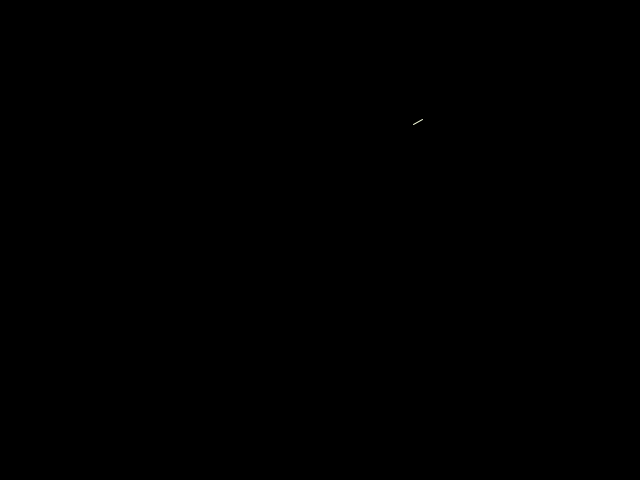
Frame 1 (no input)
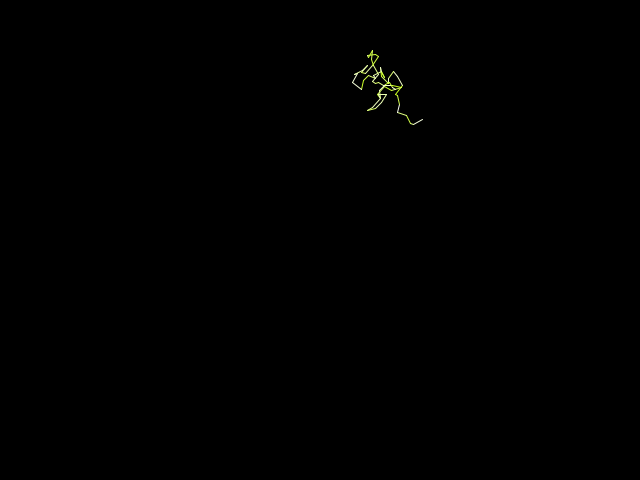
Frame 60 (the mouse pressed at the canvas centre just before this capture)
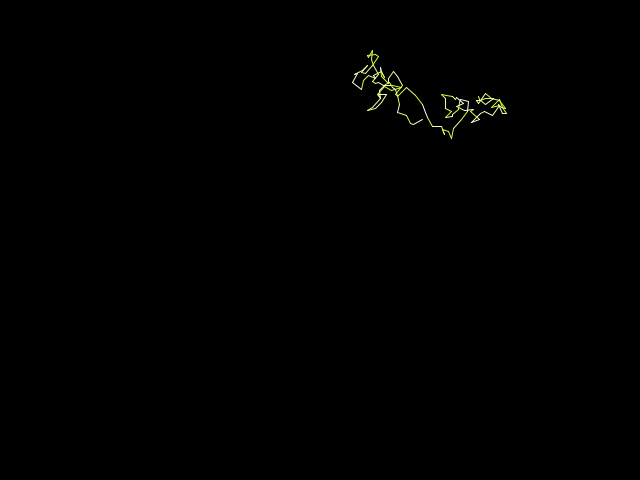
Frame 120 (the mouse held since frame 60 and released just before this capture)

The Processing sketch that drew these frames (run headless with seeded random() and noise(); from frame 60 on, the mouse is pressed at the canvas centre):

// Processing sketch: ch9_r002_custom_html_template
// ── ch9_r002_custom_html_template.pde
/**
 * Source-Code:    https://github.com/vormplus/Processing2-CreativeProgrammingCookbook
 * Book:           http://www.packtpub.com/processing-2-creative-programming-cookbook/book
 * Copyright:      Packt Publishing 2012.
 * Author:         Jan Vantomme
 */
 
/**
 * This example was built with a custom HTML template.
 * This paragraph will be added to the "Description" paragraph in the template.
 */
 
float x, y;
float prevX, prevY;

color c;

void setup()
{
    size( 640, 480 );
    smooth();
    background( 0 );
    
    x = random( width );
    y = random( height );
    prevX = x + random( -10, 10 );
    prevY = y + random( -10, 10 );
    
    c = color( 200, 255, 23 );
}

void draw()
{
    stroke( lerpColor( c, color( 255 ), random( 1 ) ) );
    strokeWeight( 1 );
    line( x, y, prevX, prevY );
    
    prevX = x;
    prevY = y;
    x += random( -10, 10 );
    y += random( -10, 10 );
    
    x = constrain( x, 0, width );
    y = constrain( y, 0, height );
}
